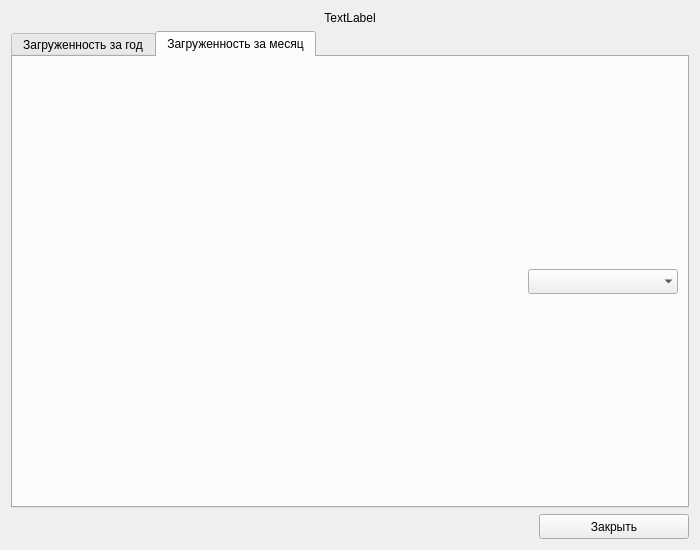
<?xml version="1.0" encoding="UTF-8"?>
<ui version="4.0">
 <class>Graphic</class>
 <widget class="QWidget" name="Graphic">
  <property name="windowModality">
   <enum>Qt::NonModal</enum>
  </property>
  <property name="geometry">
   <rect>
    <x>0</x>
    <y>0</y>
    <width>700</width>
    <height>550</height>
   </rect>
  </property>
  <property name="sizePolicy">
   <sizepolicy hsizetype="Fixed" vsizetype="Fixed">
    <horstretch>10</horstretch>
    <verstretch>0</verstretch>
   </sizepolicy>
  </property>
  <property name="minimumSize">
   <size>
    <width>700</width>
    <height>550</height>
   </size>
  </property>
  <property name="maximumSize">
   <size>
    <width>700</width>
    <height>550</height>
   </size>
  </property>
  <property name="windowTitle">
   <string>Загруженность аэропорта</string>
  </property>
  <layout class="QGridLayout" name="gridLayout_2">
   <item row="0" column="0">
    <widget class="QLabel" name="lb_airportName">
     <property name="text">
      <string>TextLabel</string>
     </property>
     <property name="alignment">
      <set>Qt::AlignCenter</set>
     </property>
    </widget>
   </item>
   <item row="1" column="0">
    <widget class="QTabWidget" name="tabWidget">
     <property name="currentIndex">
      <number>1</number>
     </property>
     <widget class="QWidget" name="tab_year">
      <attribute name="title">
       <string>Загруженность за год</string>
      </attribute>
      <layout class="QVBoxLayout" name="verticalLayout_2">
       <item>
        <layout class="QVBoxLayout" name="layoutBar"/>
       </item>
      </layout>
     </widget>
     <widget class="QWidget" name="tab_month">
      <attribute name="title">
       <string>Загруженность за месяц</string>
      </attribute>
      <layout class="QGridLayout" name="gridLayout">
       <item row="0" column="1">
        <widget class="QComboBox" name="cb_month">
         <property name="sizePolicy">
          <sizepolicy hsizetype="Fixed" vsizetype="Fixed">
           <horstretch>0</horstretch>
           <verstretch>0</verstretch>
          </sizepolicy>
         </property>
         <property name="minimumSize">
          <size>
           <width>150</width>
           <height>25</height>
          </size>
         </property>
         <property name="sizeAdjustPolicy">
          <enum>QComboBox::AdjustToContents</enum>
         </property>
         <property name="frame">
          <bool>false</bool>
         </property>
        </widget>
       </item>
       <item row="0" column="0">
        <spacer name="horizontalSpacer_2">
         <property name="orientation">
          <enum>Qt::Horizontal</enum>
         </property>
         <property name="sizeType">
          <enum>QSizePolicy::Preferred</enum>
         </property>
         <property name="sizeHint" stdset="0">
          <size>
           <width>324</width>
           <height>22</height>
          </size>
         </property>
        </spacer>
       </item>
       <item row="1" column="0" colspan="2">
        <layout class="QVBoxLayout" name="layoutLine"/>
       </item>
      </layout>
     </widget>
    </widget>
   </item>
   <item row="2" column="0">
    <layout class="QHBoxLayout" name="horizontalLayout_2">
     <item>
      <spacer name="horizontalSpacer">
       <property name="orientation">
        <enum>Qt::Horizontal</enum>
       </property>
       <property name="sizeHint" stdset="0">
        <size>
         <width>40</width>
         <height>20</height>
        </size>
       </property>
      </spacer>
     </item>
     <item>
      <widget class="QPushButton" name="pB_close">
       <property name="sizePolicy">
        <sizepolicy hsizetype="Fixed" vsizetype="Fixed">
         <horstretch>0</horstretch>
         <verstretch>0</verstretch>
        </sizepolicy>
       </property>
       <property name="minimumSize">
        <size>
         <width>150</width>
         <height>25</height>
        </size>
       </property>
       <property name="text">
        <string>Закрыть</string>
       </property>
      </widget>
     </item>
    </layout>
   </item>
  </layout>
 </widget>
 <resources/>
 <connections/>
</ui>
